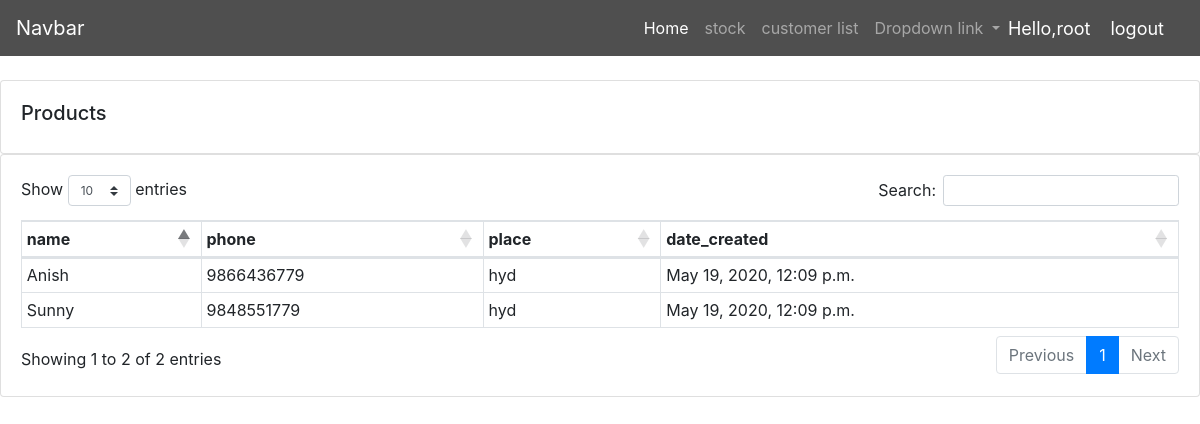
Before: /customer_list/ (signed in) with the older database file.
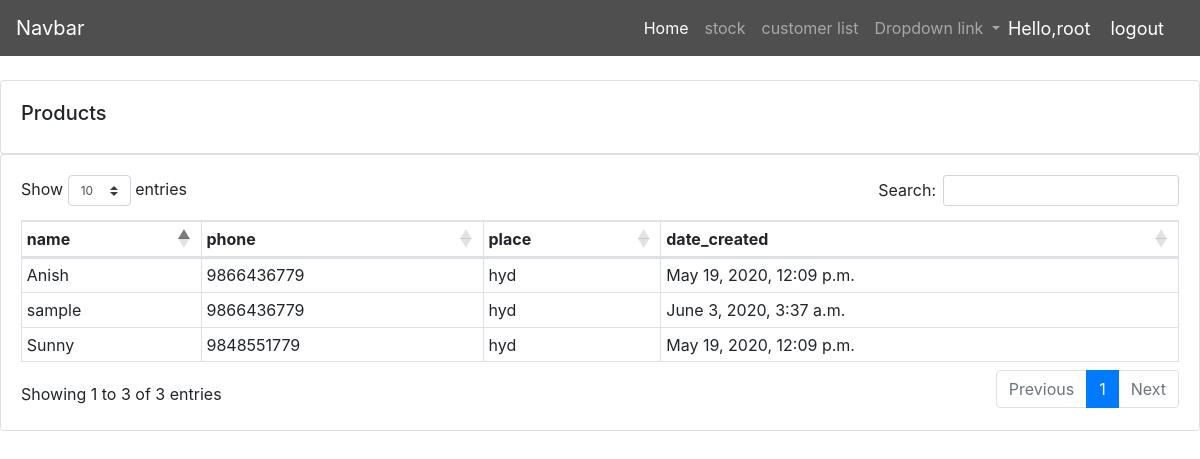
After: the same page with the newer database file.
### sales/models.py (models this page shows, shortened)
class Customer(models.Model):
    name = models.CharField(max_length=100, null=True)
    phone = models.CharField(max_length=100, null=True)
    place = models.CharField(max_length=100, null=True)
    date_created = models.DateTimeField(auto_now_add=True, null=True)

### sales/views.py (the view)
# urls.py: path('customer_list/', views.customer_list, name='customerlist'),
@login_required(login_url='login')
def customer_list(request):
    customers = Customer.objects.all()
    context = {'customers': customers}
    return render(request, 'customer list.html', context)

### sales/templates/customer list.html
{% extends 'base.html' %}
{% block content %}
    <br>
    <div class="row">
        <div class="col-md">
            <div class="card card-body">
                <h5>Products</h5>
            </div>
            <div class="card card-body">
                <table class="table table-bordered table-sm example">
                    <thead>
                    <tr>
                        <th>name</th>
                        <th>phone</th>
                        <th>place</th>
                        <th>date_created</th>
                    </tr>
                    </thead>
                    <tbody>
                    {% for data in customers %}
                        <tr>
                            <td>{{ data.name }}</td>
                            <td>{{ data.phone }}</td>
                            <td>{{ data.place }}</td>
                            <td>{{ data.date_created }}</td>
                        </tr>
                    {% endfor %}
                    </tbody>
                </table>
            </div>
        </div>
    </div>
{% endblock %}

Changed rows visible on the page:
added Customer: name "sample", phone "9866436779", place "hyd", date_created "June 3, 2020, 3:37 a.m."
Other visible differences:
text written by a page script: "Show entries Search: Showing 1 to 2 of 2 entries Previous 1 Next" → "Show entries Search: Showing 1 to 3 of 3 entries Previous 1 Next"
